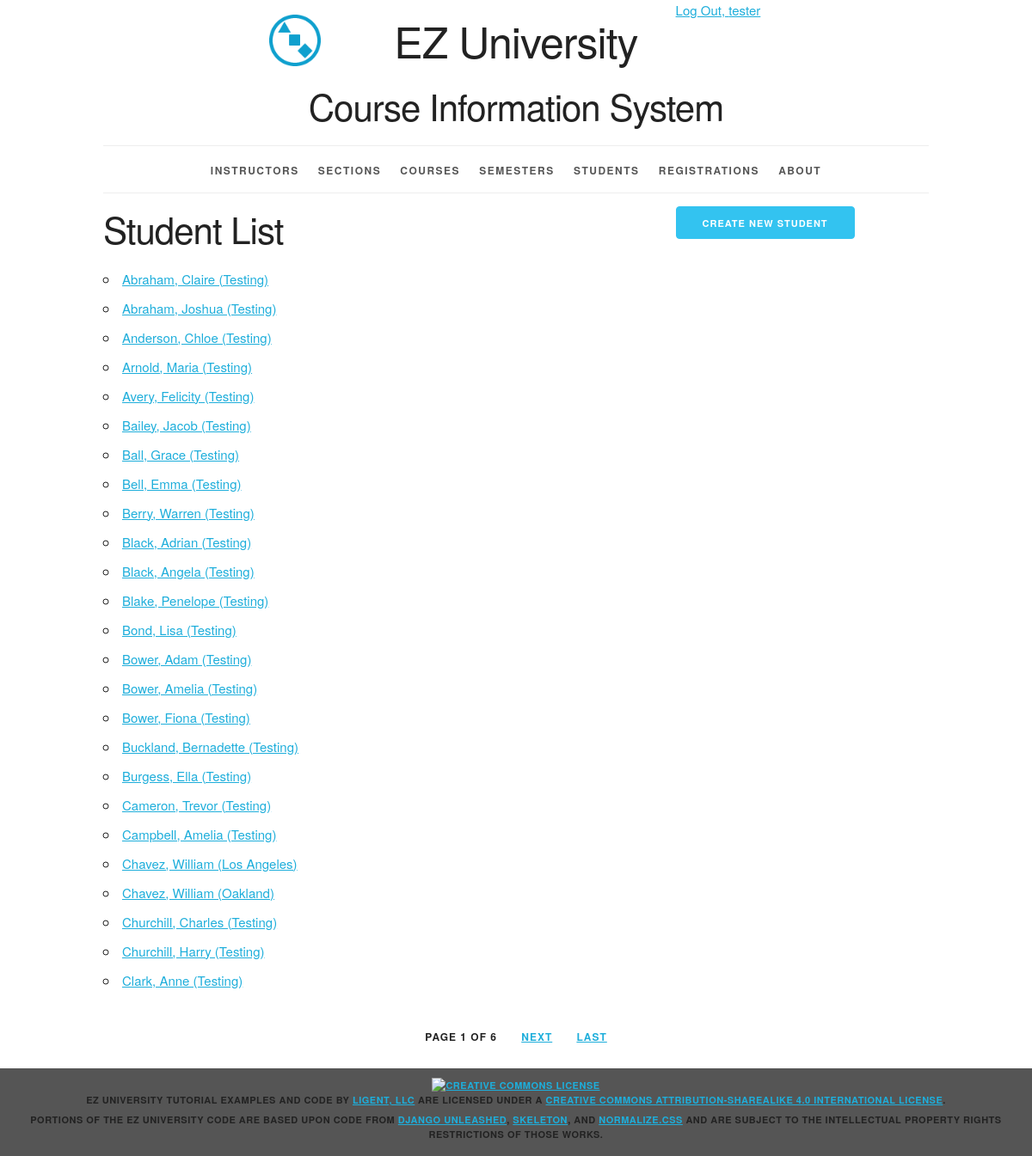
The page /student/ (signed in) on the database as committed earlier.
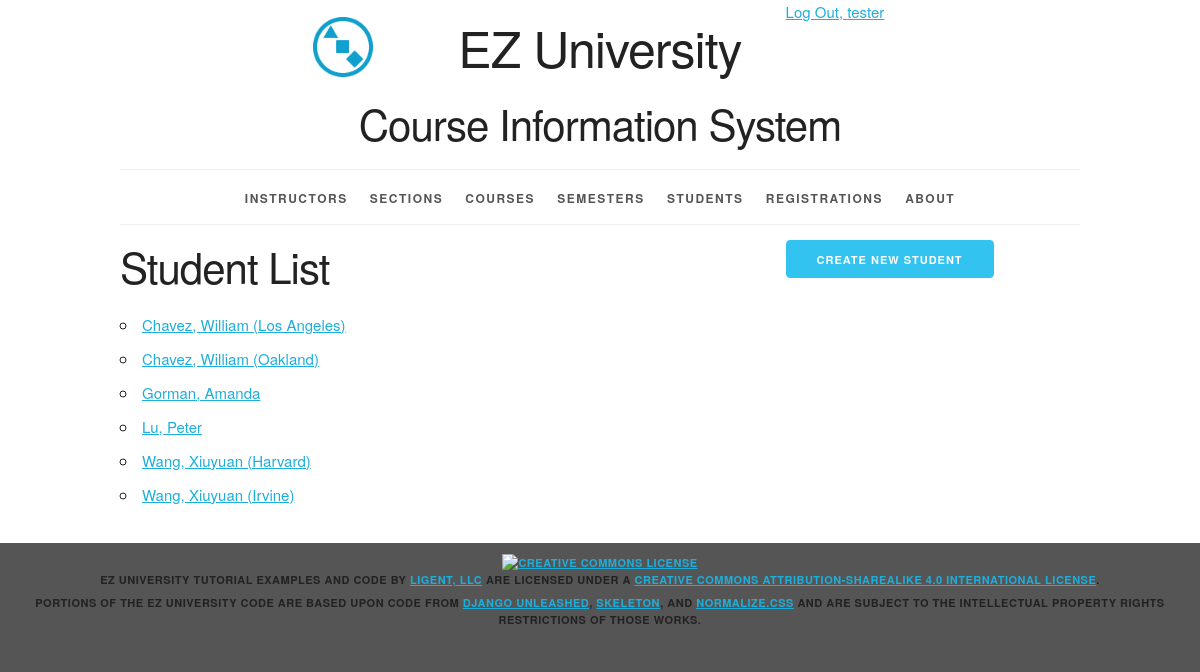
The same page on the database as committed later.
### courseinfo/models.py (models this page shows, shortened)
class Student(models.Model):
    user = models.ForeignKey(User, related_name='student', on_delete=models.PROTECT, null=True)
    student_id = models.AutoField(primary_key=True)
    first_name = models.CharField(max_length=45)
    last_name = models.CharField(max_length=45)
    disambiguator = models.CharField(max_length=45, blank=True, default='')
    def __str__(self):
        result = ''
        if self.disambiguator == '':
            return f'{self.last_name}, {self.first_name}'
        else:
            return f'{self.last_name}, {self.first_name} ({self.disambiguator})'
        return result
    def get_absolute_url(self):
        return reverse('courseinfo_student_detail_urlpattern', kwargs={'pk': self.pk})
    class Meta:
        ordering = ['last_name', 'first_name', 'disambiguator']
        constraints = [UniqueConstraint(fields=['last_name', 'first_name', 'disambiguator'], name='unique_student')]

### courseinfo/views.py (the view)
# urls.py: path('student/', StudentList.as_view(), name='courseinfo_student_list_urlpattern'),
class StudentList(LoginRequiredMixin, PermissionRequiredMixin, PageLinksMixin, ListView):
    paginate_by = 25
    model = Student
    permission_required = 'courseinfo.view_student'

### courseinfo/utils.py (called while the page is built)
    def _page_urls(self, page_number):
        return "?{pkw}={n}".format(
            pkw=self.page_kwarg,
            n=page_number)

    def first_page(self, page):
        if page.number > 1:
            return self._page_urls(1)
        return None

    def previous_page(self, page):
        if (page.has_previous()
                and page.number > 2):
            return self._page_urls(
                page.previous_page_number())
        return None

    def next_page(self, page):
        last_page = page.paginator.num_pages
        if (page.has_next()
                and page.number < last_page - 1):
            return self._page_urls(
                page.next_page_number())
        return None

    def last_page(self, page):
        last_page = page.paginator.num_pages
        if page.number < last_page:
            return self._page_urls(last_page)
        return None

### courseinfo/templates/courseinfo/student_list.html (shortened to what this page needs)
{% extends 'courseinfo/base.html' %}
{% block create_button %}
    {% if perms.courseinfo.add_student %}
    <a
        href="{% url 'courseinfo_student_create_urlpattern'  %}"
        class="button button-primary">
      Create New Student</a>
    {% endif %}
{% endblock %}
{% block org_content %}
  <h2>Student List</h2>
  <ul>
    {% for student in student_list %}
      <li>
        <a href="{{ student.get_absolute_url }}">
          {{ student }}</a>
      </li>
    {% empty %}
      <li><em>There are currently no students available.</em></li>
    {% endfor %}
  </ul>
{% endblock %}

### courseinfo/templates/courseinfo/base.html (shortened to what the changed rows need)
{% load static %}
<!DOCTYPE html>
<html lang="en">
<head>
    <link rel="stylesheet" type="text/css"
          href="{% static 'coursinfo/normalize.css' %}">
    <link rel="stylesheet" type="text/css"
          href="{% static 'courseinfo/skeleton.css' %}">
    <link rel="stylesheet" type="text/css"
          href="{% static 'courseinfo/style.css' %}">
</head>
<body>
<div class="container">
    <header class="row">
        <div class="offset-by-one ten columns">
            <h1 class="logo">EZ University</h1>
            <h2>Course Information System</h2>
        </div>
    </header>
    <main>
        {% block content %}
            <div class="row">
                <section class="eight columns">
                    {% block org_content %}{% endblock %}
                </section>
            </div>
        {% endblock %}
    </main>
    {% if is_paginated %}
        <div class="row">
            <div class="twelve columns">
                <ul class="pagination">
                    <li>
                        Page {{ page_obj.number }}
                        of {{ paginator.num_pages }}
                    </li>
                    {% if next_page_url %}
                        <li>
                            <a href="{{ next_page_url }}">
                                Next</a>
                        </li>
                    {% endif %}
                    {% if last_page_url %}
                        <li>
                            <a href="{{ last_page_url }}">
                                Last</a>
                        </li>
                    {% endif %}
                </ul>
            </div>
        </div>
    {% endif %}
</div>
</body>
</html>

Rows that differ between the two databases and show on the page:
removed Student: disambiguator+last_name+first_name "Abraham, Claire (Testing)"
removed Student: disambiguator+last_name+first_name "Abraham, Joshua (Testing)"
removed Student: disambiguator+last_name+first_name "Anderson, Chloe (Testing)"
removed Student: disambiguator+last_name+first_name "Arnold, Maria (Testing)"
removed Student: disambiguator+last_name+first_name "Avery, Felicity (Testing)"
removed Student: disambiguator+last_name+first_name "Bailey, Jacob (Testing)"
removed Student: disambiguator+last_name+first_name "Ball, Grace (Testing)"
removed Student: disambiguator+last_name+first_name "Bell, Emma (Testing)"
removed Student: disambiguator+last_name+first_name "Berry, Warren (Testing)"
removed Student: disambiguator+last_name+first_name "Black, Adrian (Testing)"
removed Student: disambiguator+last_name+first_name "Black, Angela (Testing)"
removed Student: disambiguator+last_name+first_name "Blake, Penelope (Testing)"
removed Student: disambiguator+last_name+first_name "Bond, Lisa (Testing)"
removed Student: disambiguator+last_name+first_name "Bower, Adam (Testing)"
removed Student: disambiguator+last_name+first_name "Bower, Amelia (Testing)"
removed Student: disambiguator+last_name+first_name "Bower, Fiona (Testing)"
removed Student: disambiguator+last_name+first_name "Buckland, Bernadette (Testing)"
removed Student: disambiguator+last_name+first_name "Burgess, Ella (Testing)"
removed Student: disambiguator+last_name+first_name "Cameron, Trevor (Testing)"
removed Student: disambiguator+last_name+first_name "Campbell, Amelia (Testing)"
removed Student: disambiguator+last_name+first_name "Churchill, Charles (Testing)"
removed Student: disambiguator+last_name+first_name "Churchill, Harry (Testing)"
removed Student: disambiguator+last_name+first_name "Clark, Anne (Testing)"
now on this page (row unchanged): Student: disambiguator+last_name+first_name "Gorman, Amanda"
now on this page (row unchanged): Student: disambiguator+last_name+first_name "Lu, Peter"
now on this page (row unchanged): Student: disambiguator+last_name+first_name "Wang, Xiuyuan (Harvard)"
now on this page (row unchanged): Student: disambiguator+last_name+first_name "Wang, Xiuyuan (Irvine)"
Other text that changed with them:
{{ page_obj.number }}: "1" → (not shown)
{{ paginator.num_pages }}: "6" → (not shown)
text no longer shown: "PAGE OF NEXT LAST"
